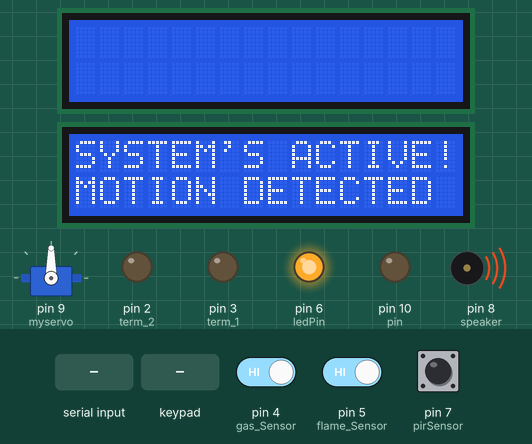
Simulated run of this sketch. Board: Arduino Uno, built with avr-gcc and run on an emulated ATmega328P. Shown: servo, 2 × 16×2 character LCD, output pins drawn as LEDs (lit = HIGH), buzzer (waves = sounding, pin HIGH). The inputs (shaded band) are chosen by the test bench; at power-on: pin 4 (gas_Sensor) HIGH, pin 5 (flame_Sensor) HIGH, pin 7 (pirSensor) HIGH. What the sketch prints to the serial monitor is not drawn.

Above: at 1.3 s.
1.4 s: "a\n" received over Serial
At 5.5 s:
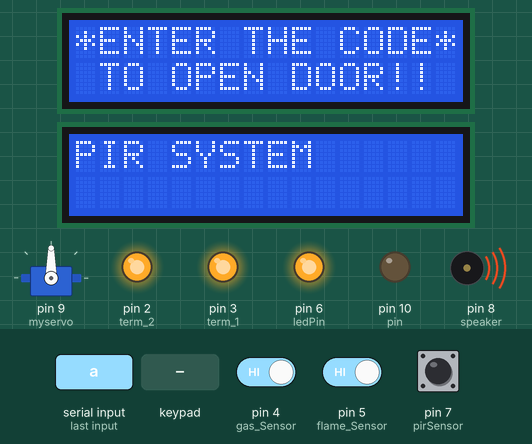
6.2 s: key '0' pressed
At 11.5 s:
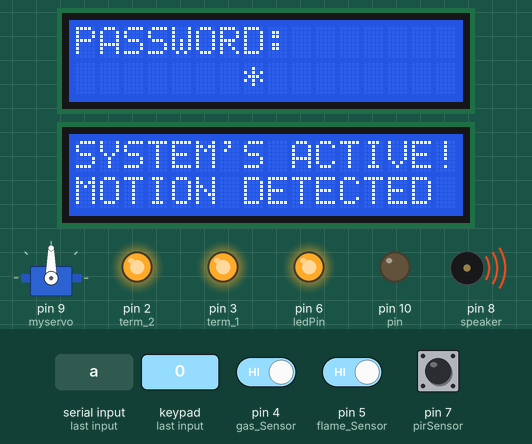
12.0 s: keypad keys 1 1 1 2 1 3 pressed 0.4 s apart
20.0 s: pin 4 (gas_Sensor) driven LOW
At 27.6 s:
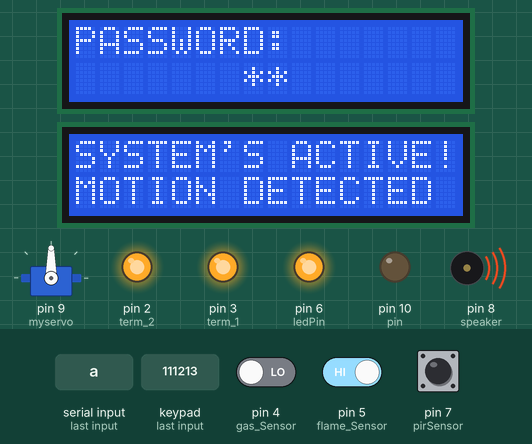
28.2 s: byte 97 ('a') received over Serial
At 31.3 s:
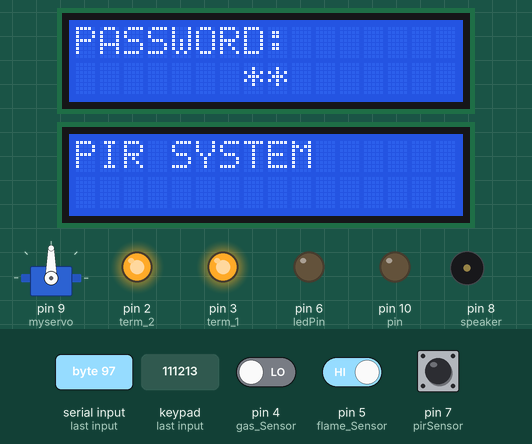
38.9 s: pin 4 (gas_Sensor) driven HIGH
At 43.4 s:
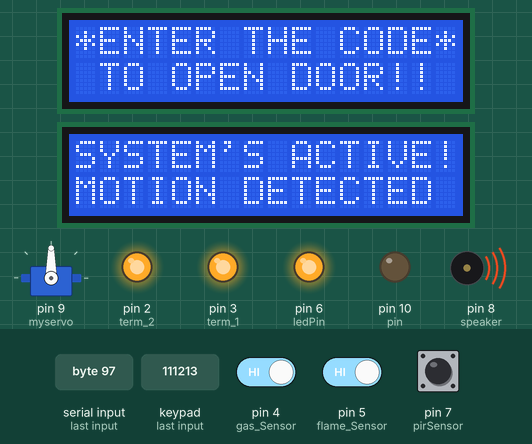
Timing chart, 0 to 51.5 s (numbered marks = the images above; inputs shaded):
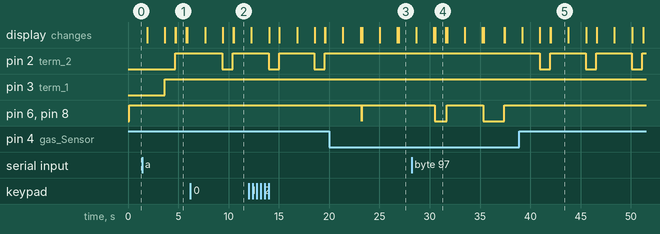

Measured:
- after the input at 1.4 s, the display: first differs from a run without the input after 3.3 s (image 1)
- after the input at 6.2 s, the display: first differs from a run without the input after 4.3 s (image 2 shows a later state)
- after the input at 20.0 s, pin 2 (term_2): stays HIGH (without the input it goes to LOW after 3.1 s); pin 6 (ledPin), pin 8 (speaker): HIGH → LOW after 3.2 s, → HIGH 0.02 s later; the display: first differs from a run without the input after 3.1 s (image 3 shows a later state)
- after the input at 28.2 s, the display: first differs from a run without the input after 2.3 s (image 4)
- after the input at 38.9 s, pin 2 (term_2): alternates HIGH for 3.5 s and LOW for 1.0 s, starting after 2.0 s; pin 6 (ledPin), pin 8 (speaker): stops changing and stays HIGH; the display: first differs from a run without the input after 2.1 s (image 5 shows a later state)
- by itself, pin 2 (term_2): alternates HIGH for 3.5 s and LOW for 1.0 s
- what the display in image 1 shows lasts 1.1 s, from 4.7 s to 5.8 s

The sketch:

Home_security_and_surveillance.ino
```cpp
#include<LiquidCrystal_I2C.h>
#include<Wire.h>
#include <Servo.h>
#include <Keypad.h>
Servo myservo;
int pos=0;
const byte rows=4;
const byte cols=3;

char key[rows][cols]={
                        {'1','2','3'},
                        {'4','5','6'},
                        {'7','8','9'},
                        {'*','0','#'}
                     };
byte rowPins[rows] = {A3 , A2 , A1 , A0};
byte colPins[cols] = {11 , 12 , 13};
Keypad keypad= Keypad(makeKeymap(key),rowPins,colPins,rows,cols);
char* password="0123";
int currentposition=0;


int ledPin = 6;
int flame_Sensor=5;
int gas_Sensor=4;
int speaker = 8;
int pin = 10;
int term_1 = 3;
int term_2 = 2;

LiquidCrystal_I2C lcd(0x20 , 16 , 2);
LiquidCrystal_I2C lcd_1(0x27 , 16 , 2);

void setup()
{
  Serial.begin(9600);
  myservo.attach(9);
  lcd.begin(16 ,2);
  lcd.backlight();
  lcd_1.begin(16 , 2);
  lcd.backlight();
  pinMode (ledPin,OUTPUT);
  pinMode (speaker,OUTPUT);
  pinMode (pin,OUTPUT);
  pinMode (flame_Sensor,INPUT);
  pinMode (gas_Sensor,INPUT);
  pinMode (term_1 , OUTPUT);
  pinMode (term_2 , OUTPUT);
}

void loop()
{
    actpir();
    pirSensor();
    flameSensor();
    gasSensor();
    doorlock();
}

void doorlock()
{
    if( currentposition==0)
      displayscreen();
    char code=keypad.getKey();
    if(code!=NO_KEY)
    {
      lcd.clear();
      lcd.setCursor(0,0);
      lcd.print("PASSWORD:");
      lcd.setCursor(7,1);
      lcd.print(" ");
      lcd.setCursor(7,1);
      for(int i=0; i<=currentposition; ++i)
         lcd.print("*");
      if (code==password[currentposition])
      {
          ++currentposition;
          if(currentposition==4)
          {
              unlockdoor();
              currentposition=0;
          }
        }
       else
       {
          incorrect();
          currentposition=0;
       }
     }
}

void normalmode()
{
   lcd_1.setCursor(0,0);
   lcd_1.print("SYSTEM'S ACTIVE!");
   lcd_1.setCursor(0,1);
   lcd_1.print("All Clear  :)");
   lcd_1.setCursor(17,3);
   lcd_1.print("Good Day ..");
   delay(100);
   digitalWrite(ledPin,LOW);
   digitalWrite(speaker,LOW);
}

void pirSensor()
{
     int pirstate = digitalRead(7);
     if (pirstate == LOW)
     {
         normalmode();
     }
     else if(pirstate == HIGH)
     {
         lcd_1.clear();
         digitalWrite(ledPin,HIGH);
         digitalWrite(speaker,HIGH);
         lcd_1.setCursor(0,0);
         lcd_1.print("SYSTEM'S ACTIVE!");
         lcd_1.setCursor(0,1);
         lcd_1.print("MOTION DETECTED");
         lcd_1.setCursor(17,3);
         char text[] = "SENDING SMS !!";
         unsigned int i = 0;
         while(text[i] != '\0')
         {
          lcd_1.print(text[i]);
          if(i>=14)
             lcd_1.command(0x18);
          delay(50);
          i++ ;
         }
         Serial.println("CODE RED !!!!! ");
         Serial.println("INTRUDER IN THE HOUSE");
         Serial.println("\n");
         delay(1000);
         lcd_1.clear();
     }
}

void flameSensor()
{
  flame_Sensor = digitalRead(5);
  if (flame_Sensor == LOW)
     {
         normalmode();
     }
   else if(flame_Sensor == HIGH)
   {
         lcd_1.clear();
         digitalWrite(ledPin,HIGH);
         digitalWrite(speaker,HIGH);
         digitalWrite(flame_Sensor,HIGH);
         lcd_1.setCursor(0,0);
         lcd_1.print("SYSTEM'S ACTIVE!");
         lcd_1.setCursor(0,1);
         lcd_1.print("FLAME WARNING !!");
         lcd_1.setCursor(16,3);
         char text[] = "SENDING SMS !!";
         unsigned int i = 0;
         while(text[i] != '\0')
         {
          lcd_1.print(text[i]);
          if(i>=14)
             lcd_1.command(0x18);
          delay(50);
          i++ ;
         }
         Serial.println("WARNING !!!!! ");
         Serial.println("FIRE IN THE HOUSE");
         Serial.println("\n");
         delay(1000);
         lcd_1.clear();
   }
}

void gasSensor()
{
  gas_Sensor=digitalRead(4);
  if (gas_Sensor == LOW)
     {
         normalmode();
     }
   else if(gas_Sensor == 1)
   {
         lcd_1.clear();
         digitalWrite(ledPin,HIGH);
         digitalWrite(speaker,HIGH);
         digitalWrite(gas_Sensor,HIGH);
         digitalWrite(3 , HIGH);
         digitalWrite(2 , LOW);
         lcd_1.setCursor(0,0);
         lcd_1.print("SYSTEM'S ACTIVE!");
         lcd_1.setCursor(0,1);
         lcd_1.print("GAS LEAKAGE !!");
         lcd_1.setCursor(16,3);
         lcd_1.print("SENDING SMS !!");
         /*char text[] = "SENDING SMS !!";
         unsigned int i = 0;
         while(text[i] != '\0')
         {
          lcd_1.print(text[i]);
          if(i>=14)
             lcd_1.command(0x18);
          delay(50);
          i++ ;
         }*/
         Serial.println("WARNING !!!!! ");
         Serial.println("GAS LEAKAGE");
         Serial.println("Turning ON exaust FAN ");
         Serial.println("\n");
         delay(1000);
         digitalWrite(3 , HIGH);
         digitalWrite(2 , HIGH);
         lcd_1.clear();
   }
}

void unlockdoor()
{
    digitalWrite(pin , HIGH);
    lcd.setCursor(0,0);
    lcd.println(" ");
    lcd.setCursor(1,0);
    lcd.print("Access Granted");
    lcd.setCursor(4,1);
    lcd.println("WELCOME!!");
    lcd.setCursor(15,1);
    lcd.println(" ");
    lcd.setCursor(16,1);
    lcd.println(" ");
    lcd.setCursor(14,1);
    lcd.println(" ");
    lcd.setCursor(13,1);
    lcd.println(" ");
    lcd_1.clear();
    lcd_1.setCursor(0 , 0);
    lcd_1.print("PIR SYSTEM");
    lcd_1.setCursor( 17, 1);
    lcd_1.print("DEACTIVATED ..");
    Serial.print("\n");
    Serial.print("PIR system deactivated !!\n");
    for(pos = 180; pos>=0; pos-=5)
    {
        myservo.write(pos);
        delay(5);
    }
    delay(500);
    counterbeep();
    displayscreen();
    delay(1000);
    normalmode();
}

void incorrect()
{
    lcd.clear();
    digitalWrite(pin , LOW);
    lcd.setCursor(1,0);
    lcd.print("CODE");
    lcd.setCursor(6,0);
    lcd.print("INCORRECT");
    lcd.setCursor(15,1);
    lcd.println(" ");
    lcd.setCursor(4,1);
    lcd.println("/////////////!!!");
    delay(2000);
    lcd.clear();
    displayscreen();
}

void displayscreen()
{
    lcd.setCursor(0,0);
    lcd.println("*ENTER THE CODE*");
    lcd.setCursor(1 ,1);
    lcd.println("TO OPEN DOOR!!");
}

void counterbeep()
{
    lcd.clear();
    lcd.setCursor(2,15);
    lcd.println(" ");
    lcd.setCursor(2,14);
    lcd.println(" ");
    delay(500);

    lcd.setCursor(2,0);
    lcd.println("GET IN WITHIN:::");
    lcd.setCursor(4,1);
    lcd.print("5");
    delay(500);

    lcd.clear();
    lcd.setCursor(2,0);
    lcd.println("GET IN WITHIN:");
    lcd.setCursor(4,1);
    lcd.print("4");
    delay(500);

    lcd.clear();
    lcd.setCursor(2,0);
    lcd.println("GET IN WITHIN:");
    lcd.setCursor(4,1);
    lcd.print("3");
    delay(500);

    lcd.clear();
    lcd.setCursor(2,0);
    lcd.println("GET IN WITHIN:");
    lcd.setCursor(4,1);
    lcd.print("2");
    delay(500);

    lcd.clear();
    lcd.setCursor(2,0);
    lcd.println("GET IN WITHIN:");
    lcd.setCursor(4,1);
    lcd.print("1");
    delay(500);

    lcd.clear();
    lcd.setCursor(2,0);
    lcd.println("GET IN WITHIN::");
    lcd.setCursor(4,1);
    lcd.print("0");
    delay(40);

    lcd.clear();
    lcd.setCursor(2,0);
    lcd.print("RE-LOCKING");
    delay(100);
    lcd.setCursor(12,0);
    lcd.print(".");
    delay(100);
    lcd.setCursor(13,0);
    lcd.print(".");
    delay(100);
    lcd.setCursor(14,0);
    lcd.print(".");
    for(pos = 0; pos <= 180; pos +=5)
    {
        myservo.write(pos);
        delay(15);
        currentposition=0;
        lcd.clear();
    }
    delay(100);
    lcd.clear();
    lcd.setCursor(4,0);
    lcd.print("LOCKED!");
    delay(440);
}

void actpir()
{
  if(Serial.available() > 0)
   {
      char data = Serial.read();
      switch(data)
      {
         case 'a': {digitalWrite(pin , LOW);
                    lcd_1.clear();
                    lcd_1.setCursor(0 , 0);
                    lcd_1.print("PIR SYSTEM");
                    lcd_1.setCursor( 17, 3);
                    lcd_1.print("ACTIVATED ..");
                    Serial.print("\n");
                    Serial.print("PIR system activated !!\n");
                    delay(1000);
                    normalmode();}
                    break;
      }
   }
}
```
